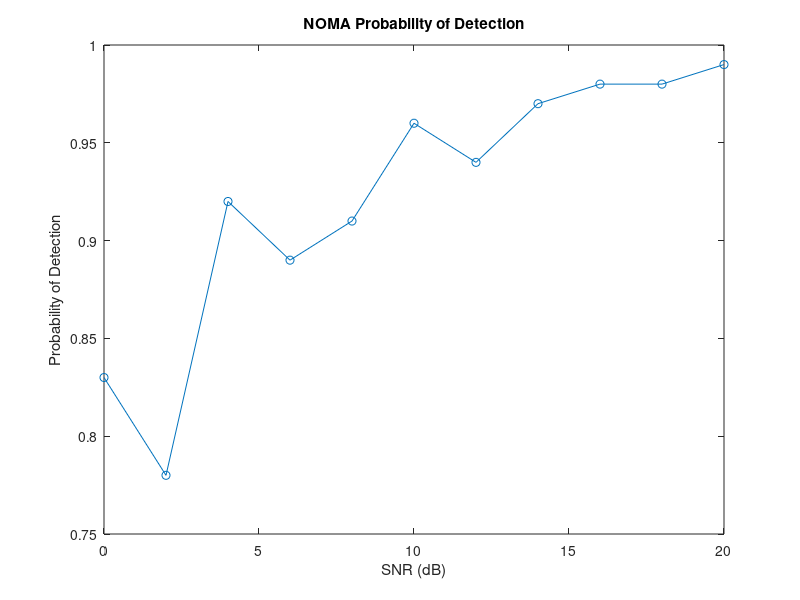

Write MATLAB code to recreate this figure.
% Define parameters
N = 100; % Number of Monte Carlo simulations
SNRdB = 0:2:20; % Range of SNR values to plot
p1 = 0.5; % Power allocation factor for user 1
p2 = 1 - p1; % Power allocation factor for user 2
sigma = 1; % Noise variance

% Pre-allocate probability of detection array
Pd = zeros(length(SNRdB), 1);

% Loop over SNR values
for i = 1:length(SNRdB)
    % Calculate SNR for each user
    SNR = 10^(SNRdB(i)/10);
    gamma1 = p1 * SNR;
    gamma2 = p2 * SNR;

    % Monte Carlo simulation to calculate probability of detection
    count = 0;
    for j = 1:N
        % Generate transmit signals
        s1 = sqrt(gamma1) * randn(1) + 1i * sqrt(gamma1) * randn(1);
        s2 = sqrt(gamma2) * randn(1) + 1i * sqrt(gamma2) * randn(1);

        % Generate noise
        n = sqrt(sigma/2) * randn(1) + 1i * sqrt(sigma/2) * randn(1);

        % Received signal
        y = s1 + s2 + n;

        % Decision metric
        d = abs(y - s1);

        % Detection
        if d > sqrt(sigma/2)
            count = count + 1;
        end
    end

    % Calculate probability of detection
    Pd(i) = count/N;
end

% Plot probability of detection
plot(SNRdB, Pd, '-o');
xlabel('SNR (dB)');
ylabel('Probability of Detection');
title('NOMA Probability of Detection');
